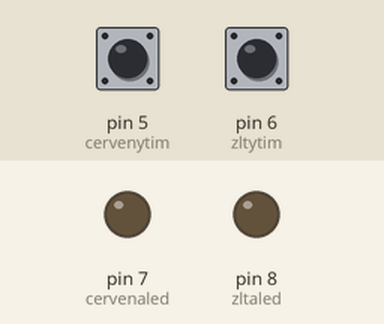
This sketch was run on a simulated Arduino Uno, built with avr-gcc and run on an emulated ATmega328P. On the bench: output pins drawn as LEDs (lit = HIGH). The inputs (shaded band) are chosen by the test bench; at power-on: pin 5 (cervenytim) HIGH, pin 6 (zltytim) HIGH. No radio packets arrive unless stated.

Above: at 1.2 s.
1.3 s: pin 5 (cervenytim) pulled LOW for 0.15 s
At 2.3 s:
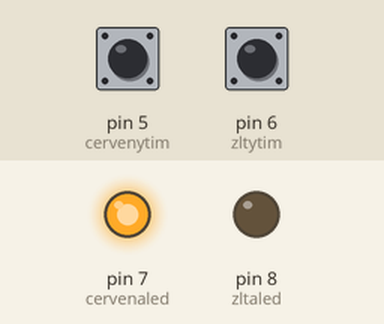
2.9 s: pin 6 (zltytim) pulled LOW for 0.15 s
At 3.5 s:
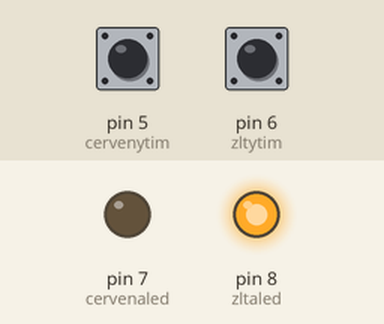
6.0 s: pin 5 (cervenytim) pulled LOW for 1 s
At 7.1 s:
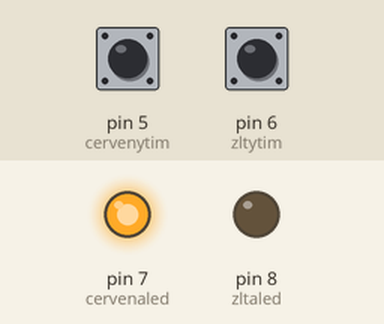
10.0 s: pin 6 (zltytim) pulled LOW for 1 s
At 11.4 s:
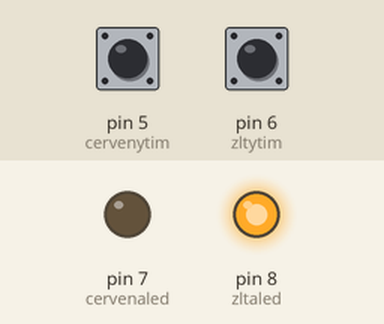
14.0 s: pin 5 (cervenytim) pulled LOW for 3.2 s
At 14.4 s:
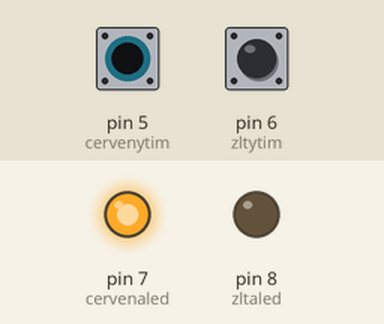
Timing chart, 0 to 17.0 s (numbered marks = the images above; inputs shaded):
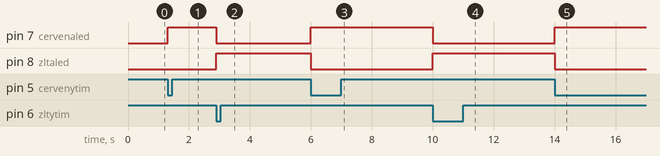

The sketch:

nanoprijimacv3.ino
```cpp
// nRF24L01 prijimac
#include <SPI.h> //arduino kniznica pre SPI zbernicu
#include "RF24.h" //kniznica pre moduly
int odezva = 3; //globalna premenna pre odosielany stav timu
int prijem = 4; //globalna premenna pre citany stav timu
const int buzzer = 2; //pin pre hlasic
const int cervenytim = 5; //pin pre cerveny button
const int zltytim = 6;  //pin pre zlty button
const int cervenaled = 7;
const int zltaled = 8;
#define CE 4 //chip state pin
#define CS 3 //chip select pin
RF24 nRF(CE, CS); //nrf s volitelnymi pinmi CE a CS
byte adresaPrijimac[] = "prijimac00"; //adresa prijimac
byte adresaVysilac[] = "vysilac00"; //adresa vysielac
void setup() {
  Serial.begin(9600); //Serial monitor na 9600 baud/s
  pinMode(buzzer, OUTPUT); //hlasic nastavit ako vystup
    pinMode(cervenaled, OUTPUT);
  pinMode(zltaled, OUTPUT);
  pinMode(cervenytim, INPUT_PULLUP); //tlacidla ako vstup na pullup rezistor
  pinMode(zltytim, INPUT_PULLUP); //tlacidla ako vstup na pullup rezistor
  nRF.begin(); //zapnut komunikaciu s nRF modulom
  nRF.setDataRate( RF24_250KBPS ); //najnizsia rychlost pre najvacsiu moznu vzidalenost
  nRF.setPALevel(RF24_PA_HIGH); //napajacie napatie na high moznost MAX potrebuje externy zdroj na 5v (3.3v pri napojeni napriamo)
  nRF.openWritingPipe(adresaPrijimac); //zapisujeme na prijimac na jeho adresu
  nRF.openReadingPipe(1, adresaVysilac); //citame na svojej adrese na kanale XX
  nRF.startListening();
}

void loop() {
 if(odezva == prijem){

  tone( buzzer, 900, 800);

  delay(1000);
      }else{
        noTone(buzzer);
         int vystupcerveny = digitalRead(cervenytim);
  int vystupzlty = digitalRead(zltytim);
  if(vystupcerveny==LOW){
    odezva = 1;
    digitalWrite(cervenaled, HIGH);
    digitalWrite(zltaled, LOW);
    }else if(vystupzlty==LOW){
    odezva = 2;
     digitalWrite(cervenaled, LOW);
    digitalWrite(zltaled, HIGH);
    }

  if ( nRF.available()) {
    // čekání na příjem dat
    while (nRF.available()) {
      nRF.read( &prijem, sizeof(prijem) );
    }
    Serial.println("Prijata volba: ");
    Serial.println(prijem);
    Serial.println("Odozva: ");
    Serial.println(odezva);
    nRF.stopListening();
    nRF.write( &odezva, sizeof(odezva) );
    nRF.startListening();
  }
        }

}
```

Measured:
- after the input at 1.3 s, pin 7 (cervenaled): LOW → HIGH at once
- after the input at 2.9 s, pin 7 (cervenaled): HIGH → LOW at once; pin 8 (zltaled): LOW → HIGH at once
- after the input at 6.0 s, pin 7 (cervenaled): LOW → HIGH at once; pin 8 (zltaled): HIGH → LOW at once
- after the input at 10.0 s, pin 7 (cervenaled): HIGH → LOW at once; pin 8 (zltaled): LOW → HIGH at once
- after the input at 14.0 s, pin 7 (cervenaled): LOW → HIGH at once; pin 8 (zltaled): HIGH → LOW at once
